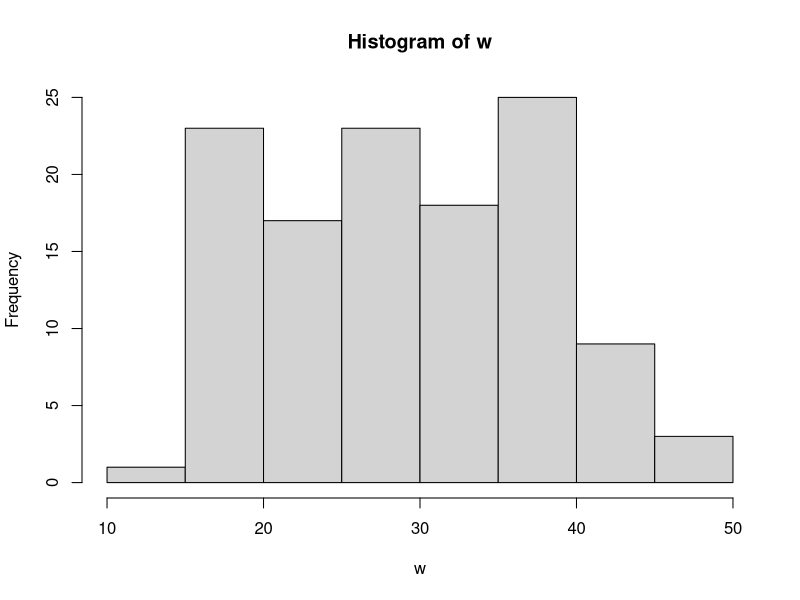
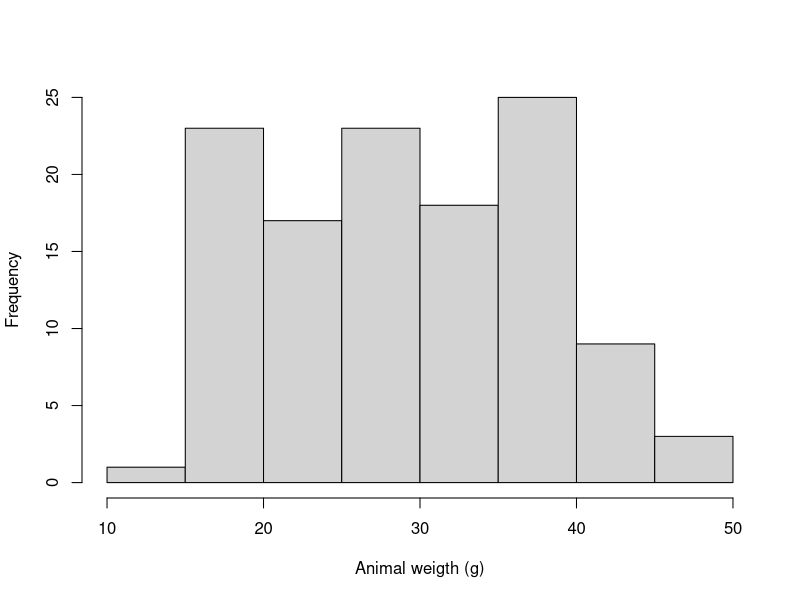
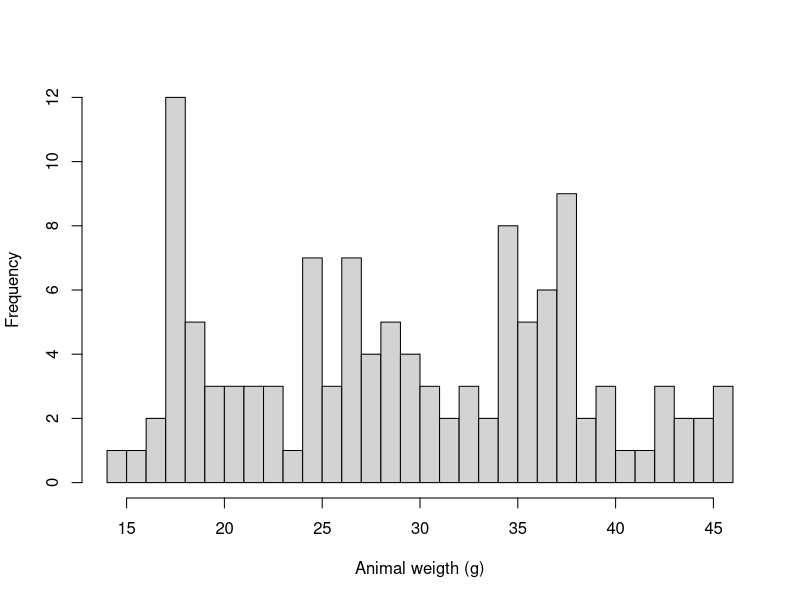
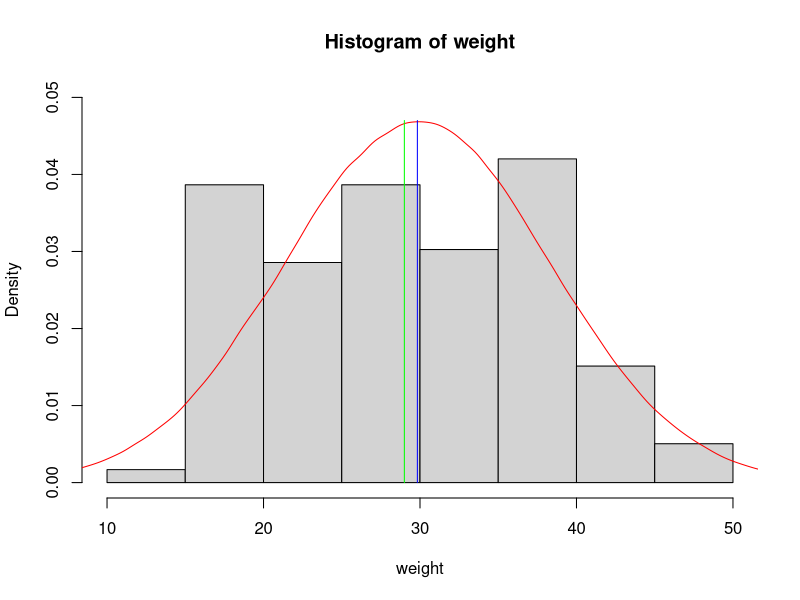
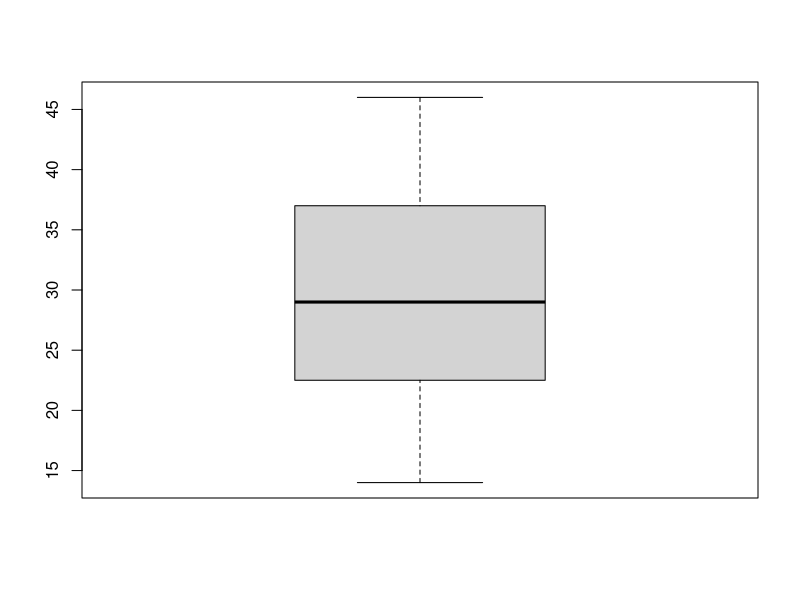
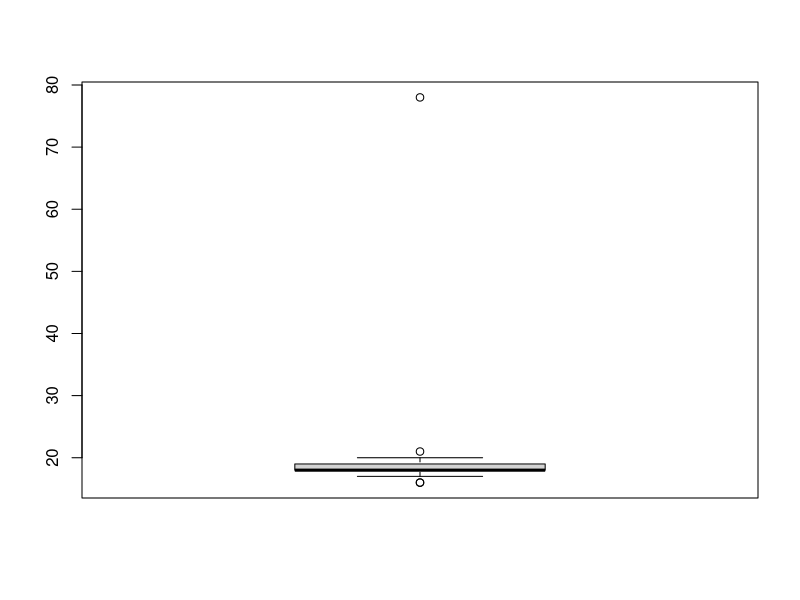
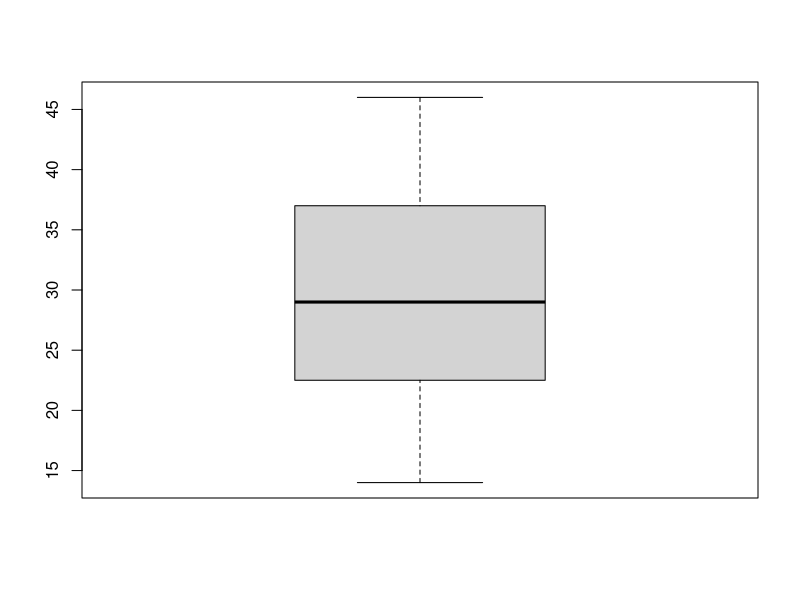
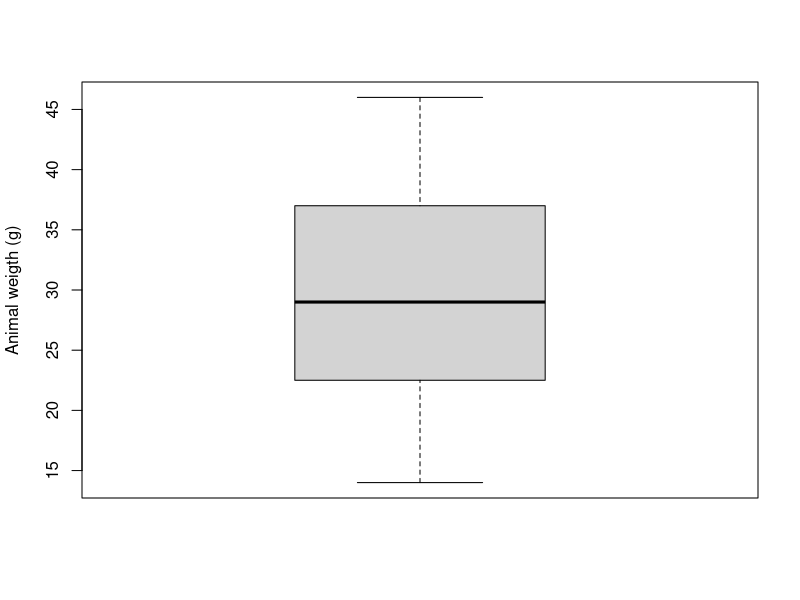

Here is the R script that generated these plots, in order:
## ---- Data import ----

# using the read.csv function
y <- read.csv("data/captures.csv",sep=";")
class(y) # this is a data frame
head(y) # we can see the first rows of our data frame

# or from an excel file:
# we need a specific package in this case, and we need to install it:
# # install.packages("xlsx") # the line is commented because you just need to run it once
# library(xlsx)
# # read in the worksheet named mysheet
# mydata <- read.xlsx("data/database_esercizio.xls", sheetName = "captures")
# class(mydata)
# head(mydata)

# install.packages("readxl")
library(readxl)
mydata <- read_excel("data/database_esercizio.xls", sheet = "captures")
class(mydata)
head(mydata)

## ---- Extract a column (i.e. a variable) -----
# we can do this using '$'
y$weight_g
length(y$weight_g)
dim(y)
# or subsetting the data frame, using square brackets '[ ]'
y["weight_g"]
y[,10] # the weight of the animals is stored in the 10th column
# Let's ask R what kind of variable we are dealing with, using the 'class' function again
class(y$weight_g)
# questo mi permette di sapere che tipo di dati ci sono in...

w <- y$weight_g
w


## ---- Plot the data: 1) histogram ----

# histogram
# the function to plot an histogram is 'hist'
# let's see how it works
# ??histogram
# ?hist # this is the simplest way to get help in R! just a question mark!
hist(w)
hist(y$weight_g, main="", xlab="Animal weigth (g)") # with default break
hist(y$weight_g, breaks=30, main="", xlab="Animal weigth (g)") # we specified a single number giving
# the number of cells for the histogram


## ---- Central tendency measures ----

## the mean and the median
weight <- na.omit(y$weight_g)
# mean
mean(weight)
mean(y$weight_g)
# median
median(weight)
hist(weight,prob=T,ylim=c(0,0.05)) # prob=T for relative frequencies (density)
lines(density(rnorm(1000000,mean(weight),sd(weight))),col="red")
segments(mean(weight),0,mean(weight),0.047,col="blue")
segments(median(weight),0,median(weight),0.047,col="green")

## the mode
# R does not have a standard in-built function to calculate mode.
# So we create a user function to calculate mode of a data set in R.
# This function takes the vector as input and gives the mode value as output.
# Create the function.
getmode <- function(x) {
  uniqv <- unique(x)
  uniqv[which.max(tabulate(match(x, uniqv)))]
}
getmode(weight)


## ---- Dispersion measures ----

## range
range(weight)

## quantile
quantile(weight) # in R, quartiles are the default for the quantile function
median(weight)
#?boxplot # check the range argument and its default value
boxplot(weight, range=0)
boxplot(na.omit(y$footlength_mm))
boxplot(weight)

## ---- Plot the data: 2) boxplot ----

# boxplot
boxplot(y$weight_g, ylab="Animal weigth (g)")
boxplot(y$weight_g ~ y$sex + y$age, ylab="Animal weigth (g)")
# exercise (by your own): do the same with the foot lenght
boxplot(y$footlength_mm, ylab="Foot length (mm)")

# summary
summary(weight)

## variance
var(weight)

## standard deviation
sd(weight)

## standard error
sd(weight)/sqrt(length(weight))
sd(weight)/sqrt(119)


## ---- Handling data in a data frame - common operations ----

# selecting subsets of data, according to their values
# library(dplyr)
library(tidyverse)
filter(y, trap_id > 43)
# or
y %>% filter(trap_id > 43)
filter(y, trap_id > 43 & occasion < 20)
filter(y, trap_id < 5 | trap_id > 65)
arrange(y, trap_id)

# multiple operations
y[,c("chip","trap_id")] %>% 
  filter(trap_id > 65) %>% 
  arrange(trap_id)

select(y, chip, trap_id)
y %>% 
  select(chip, trap_id) %>% 
  filter(trap_id > 65) %>% 
  arrange(trap_id)

# summarizing data within groups
names(y)
y$age
y %>% 
  group_by(age) %>% 
  summarise(mean.w = mean(na.omit(weight_g)))
y$sex
y %>% 
  group_by(age, sex) %>% 
  summarise(mean.w = mean(na.omit(weight_g)))


